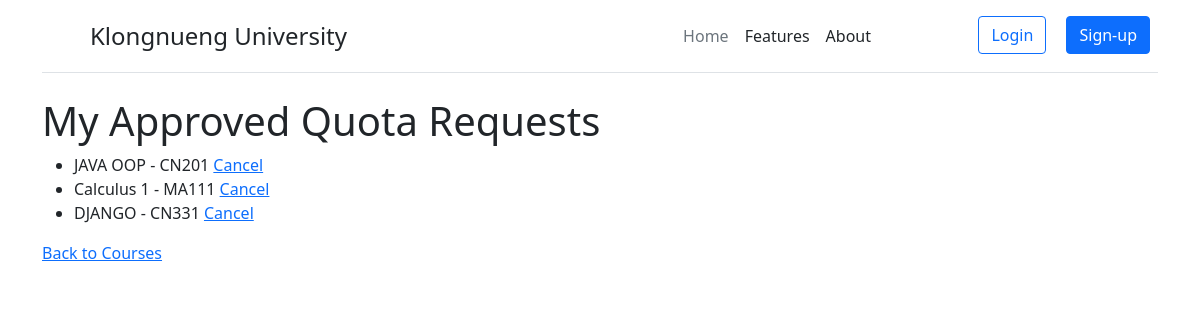
The page /my_quotas/ (signed in) on the database its author committed.
### users/models.py (models this page shows, shortened)
class QuotaRequest(models.Model):
    user = models.ForeignKey(User, on_delete=models.CASCADE)
    course = models.ForeignKey(Course, on_delete=models.CASCADE)
    is_approved = models.BooleanField(default=False)

class Course(models.Model):
    code = models.CharField(max_length=10)
    name = models.CharField(max_length=100)
    semester = models.CharField(max_length=10)
    academic_year = models.IntegerField()
    seats = models.IntegerField()
    is_quota_open = models.BooleanField(default=True)

### users/views.py (the view)
# urls.py: path('my_quotas/', views.my_quota_requests, name='my_quota_requests'),
def my_quota_requests(request):
    quota_requests = QuotaRequest.objects.filter(user=request.user, is_approved=True)
    return render(request, 'my_quota_requests.html', {'quota_requests': quota_requests})

### templates/my_quota_requests.html (shortened to what this page needs)
{% extends "base.html" %}
{% block content %}
<h1>My Approved Quota Requests</h1>
<ul>
    {% for request in quota_requests %}
    <li>
        {{ request.course.name }} - {{ request.course.code }}
        <a href="{% url 'cancel_quota_request' request.id %}">Cancel</a>
    </li>
    {% empty %}
    <li>No approved quota requests.</li>
    {% endfor %}
</ul>
<a href="{% url 'course_list' %}">Back to Courses</a>
{% endblock %}

### rows shown on the page
QuotaRequest: course.name "JAVA OOP", course.code "CN201"
QuotaRequest: course.name "Calculus 1", course.code "MA111"
QuotaRequest: course.name "DJANGO", course.code "CN331"
